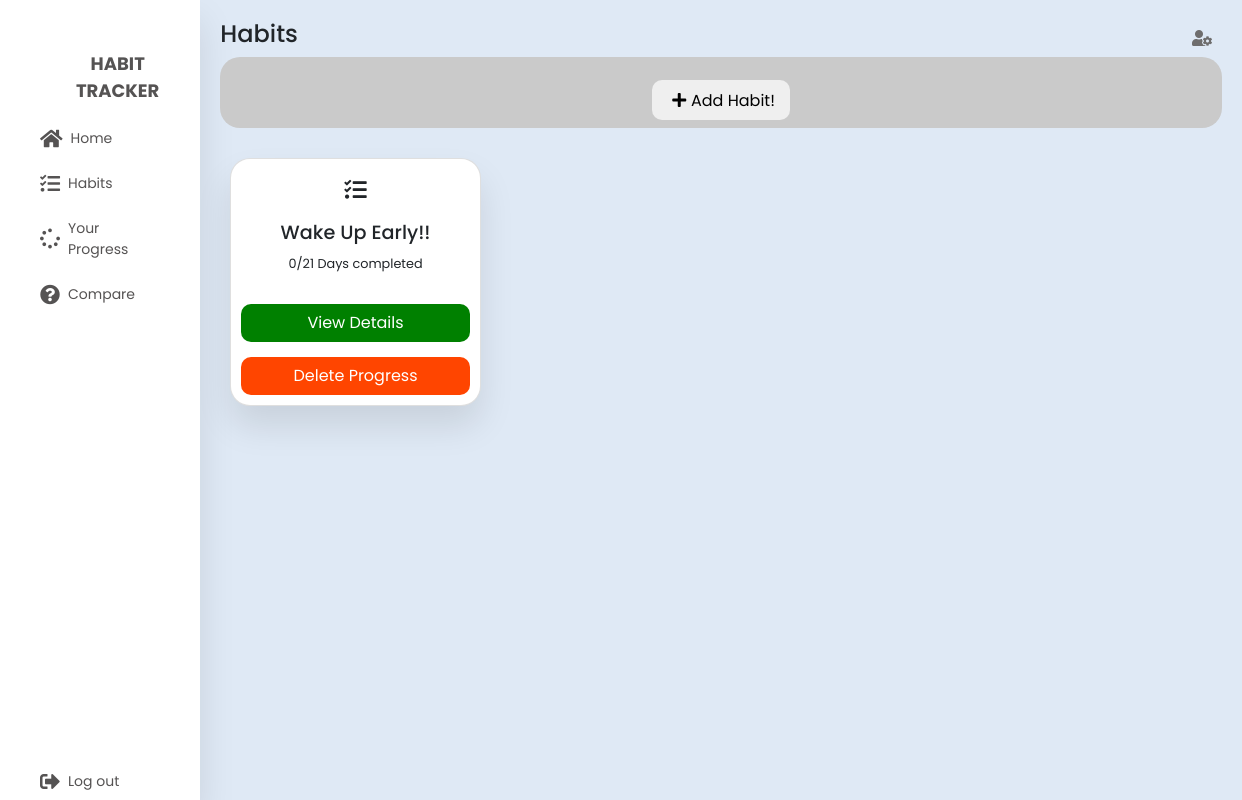
The page /tasks (signed in) on the database as committed earlier.
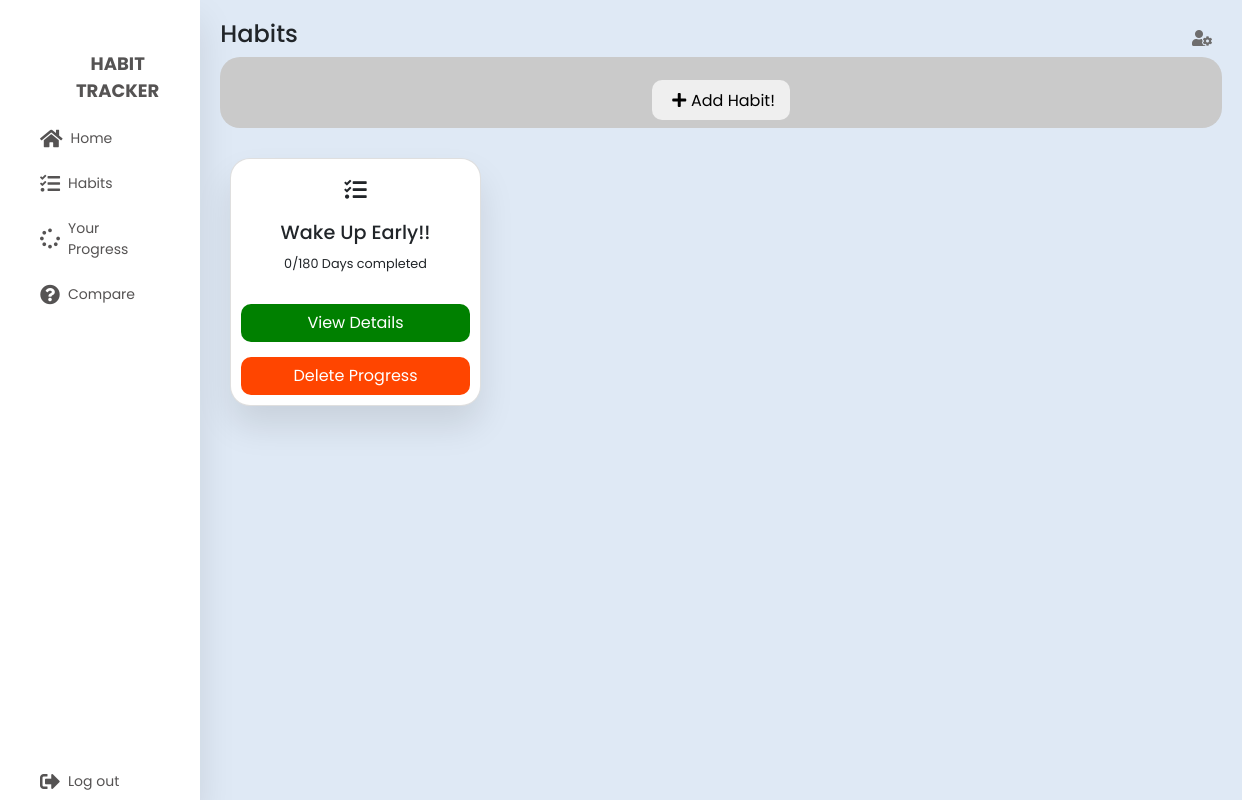
The same page on the database as committed later.
### tables this page shows
CREATE TABLE habits (
        id INTEGER PRIMARY KEY AUTOINCREMENT,
        title VARCHAR(250) NOT NULL,
        duration INTEGER NOT NULL,
        completed_days INTEGER NOT NULL DEFAULT 0,
        user_id INTEGER NOT NULL,
        created_at TIMESTAMP DEFAULT CURRENT_TIMESTAMP,
        updated_at TIMESTAMP DEFAULT CURRENT_TIMESTAMP,
        FOREIGN KEY (user_id) REFERENCES users(id)
    );

### server.py (the view)
@app.route("/tasks")
def tasks():
	if not is_logged_in():
		return redirect(url_for("loginPage"))
	tasks = get_habits_by_user_id(int(get_login_session()))
	return render_template('tasks.html', tasks=tasks);

### dbconnection.py (called while the page is built)
def get_db_connection():
    conn = sqlite3.connect('database.db')
    conn.row_factory = sqlite3.Row
    return conn

### server.py (called while the page is built)
def is_logged_in():
	if not session.get("user_id"):
		return False
	else:
		return True

def get_login_session():
	return session["user_id"]

### services/habits.py (called while the page is built)
def get_habits_by_user_id(user_id=0):
    conn = dbconnection()
    habits = conn.execute("select * from habits where user_id=?",(user_id,)).fetchall()
    conn.commit()
    conn.close()
    return habits

### templates/tasks.html (shortened to what this page needs)
{% with title='Tasks | Habit Tracker' %} {% include "header.html" %} {% endwith
%}
<section class="main">
	<div class="main-top">
		<h1>Habits</h1>
		<i class="fas fa-user-cog"></i>
	</div>
	<center class="nodatacnt">
		<button type="button" data-bs-toggle="modal" data-bs-target="#addtask">
			<i class="fas fa-plus"></i>Add Habit!
		</button>
	</center>
	<div class="main-skills">
		{% block content %} {% for task in tasks %}
		<div class="card">
			<i class="fas fa-tasks"></i>
			<h3>{{task['title']}}</h3>
			<p>{{task['completed_days']}}/{{task['duration']}} Days completed</p>
			<button
				onclick="window.location.href
				=`/habit_details/{{task['id']}}`"
				style="background-color: green"
			>
				View Details
			</button>
			<button class="delete-btn" data-id="{{task['id']}}">
				Delete Progress
			</button>
		</div>
		{% endfor %} {% endblock %}
	</div>
</section>
{% include 'footer.html' %}

### templates/header.html (shortened to what this page needs)
<!DOCTYPE html>
<html lang="en">
	<head>
		<link rel="stylesheet" href="/static/bootstrap/css/bootstrap.min.css" />
		<link rel="stylesheet" href="/static/css/sidebar.css" />
		<link rel="stylesheet" href="/static/css/dashboard.css" />
		<link rel="stylesheet" href="/static/css/tasks.css" />
		<link
			rel="stylesheet"
			href="https://cdnjs.cloudflare.com/ajax/libs/font-awesome/5.15.4/css/all.min.css"
		/>
	</head>
	<body>
		<div class="container-cs">
			<nav>
				<ul>
					<li>
						<a href="#" class="logo">
							<span class="nav-item">Habit Tracker</span>
						</a>
					</li>
					<li>
						<a href="/dash">
							<i class="fas fa-home"></i>
							<span class="nav-item">Home</span>
						</a>
					</li>
					<li>
						<a href="/tasks">
							<i class="fas fa-tasks"></i>
							<span class="nav-item">Habits</span>
						</a>
					</li>
					<li>
						<a href="/progress">
							<i class="fas fa-spinner"></i>
							<span class="nav-item">Your Progress</span>
						</a>
					</li>
					<li>
						<a href="/compare">
							<i class="fas fa-question-circle"></i>
							<span class="nav-item">Compare</span>
						</a>
					</li>
					<li>
						<a href="/logout" class="logout">
							<i class="fas fa-sign-out-alt"></i>
							<span class="nav-item">Log out</span>
						</a>
					</li>
				</ul>
			</nav>

### templates/footer.html (shortened to what this page needs)
         </div>
	</body>
</html>

### static/css/sidebar.css (style rules this page uses)
:root { --bs-blue: #0d6efd; --bs-indigo: #6610f2; --bs-purple: #6f42c1; --bs-pink: #d63384; --bs-red: #dc3545; --bs-orange: #fd7e14; --bs-yellow: #ffc107; --bs-green: #198754; --bs-teal: #20c997; --bs-cyan: #0dcaf0; --bs-white: #fff; --bs-gray: #6c757d; --bs-gray-dark: #343a40; --bs-primary: #0d6efd; --bs-secondary: #6c757d; --bs-success: #198754; --bs-info: #0dcaf0; --bs-warning: #ffc107; --bs-danger: #dc3545; --bs-light: #f8f9fa; --bs-dark: #212529; --bs-font-sans-serif: system-ui, -apple-system, "Segoe UI", Roboto, "Helvetica Neue", Arial, "Noto Sans", "Liberation Sans", sans-serif, "Apple Color Emoji", "Segoe UI Emoji", "Segoe UI Symbol", "Noto Color Emoji"; --bs-font-monospace: SFMono-Regular, Menlo, Monaco, Consolas, "Liberation Mono", "Courier New", monospace; --bs-gradient: linear-gradient(180deg, rgba(255, 255, 255, 0.15), rgba(255, 255, 255, 0)); }
* { margin: 0; padding: 0; outline: none; border: none; text-decoration: none; box-sizing: border-box; font-family: "Poppins", sans-serif; }
body { background: #dfe9f5; padding: 0; margin: 0; font: 1rem/1.5 var(--bs-font-sans-serif); max-width: 100vw; overflow-x: hidden; }
.container-cs { display: flex; }
nav { flex: 0.2; height: 100vh; background: #fff; box-shadow: 0 20px 35px rgba(0, 0, 0, 0.1); }
nav ul { list-style-type: none; width: 100%; padding: 2rem; display: flex; flex-direction: column; gap: 0.5rem; }
nav ul li { width: 100%; }
nav ul li>a { display: flex; align-items: center; gap: 0.5rem; padding: 0.5rem; }
.logo { text-align: center; display: flex; margin: 10px 0 0 10px; }
.logo span { font-weight: bold; padding-left: 15px; font-size: 18px; text-transform: uppercase; }
a { color: rgb(85, 83, 83); font-size: 14px; display: table; width: inherit; text-decoration: none; }
nav .fas { font-size: 20px; text-align: center; }
.logout { position: absolute; bottom: 0; }
.main { padding: 20px; flex: 1; }
button { padding: 7px 15px; border-radius: 10px; margin-top: 15px; cursor: pointer; }

### static/css/dashboard.css (style rules this page uses)
.main-top { display: flex; width: 100%; }
.main-top h1 { font-size: 1.5rem; }
.main-top i { position: absolute; right: 0; margin: 10px 30px; color: rgb(110, 109, 109); cursor: pointer; }
.main-skills { display: flex; margin-top: 20px; }
.main-skills .card { width: 25%; margin: 10px; background: #fff; text-align: center; border-radius: 20px; padding: 10px; box-shadow: 0 20px 35px rgba(0, 0, 0, 0.1); }
.main-skills .card h3 { margin: 10px; font-size: 1.2rem; text-transform: capitalize; }
.main-skills .card p { font-size: 0.8rem; }
.main-skills .card button { background: orangered; color: #fff; padding: 7px 15px; border-radius: 10px; margin-top: 15px; cursor: pointer; }
.main-skills .card i { font-size: 1.4rem; padding: 10px; }

### static/css/tasks.css (style rules this page uses)
.nodatacnt { border-radius: 20px; background-color: rgb(202, 202, 202); padding: 0.5rem 0; }
button i { padding: 0.3rem; }

Rows that differ between the two databases and show on the page:
changed habits "Wake Up Early!!": duration "21" → "180"
